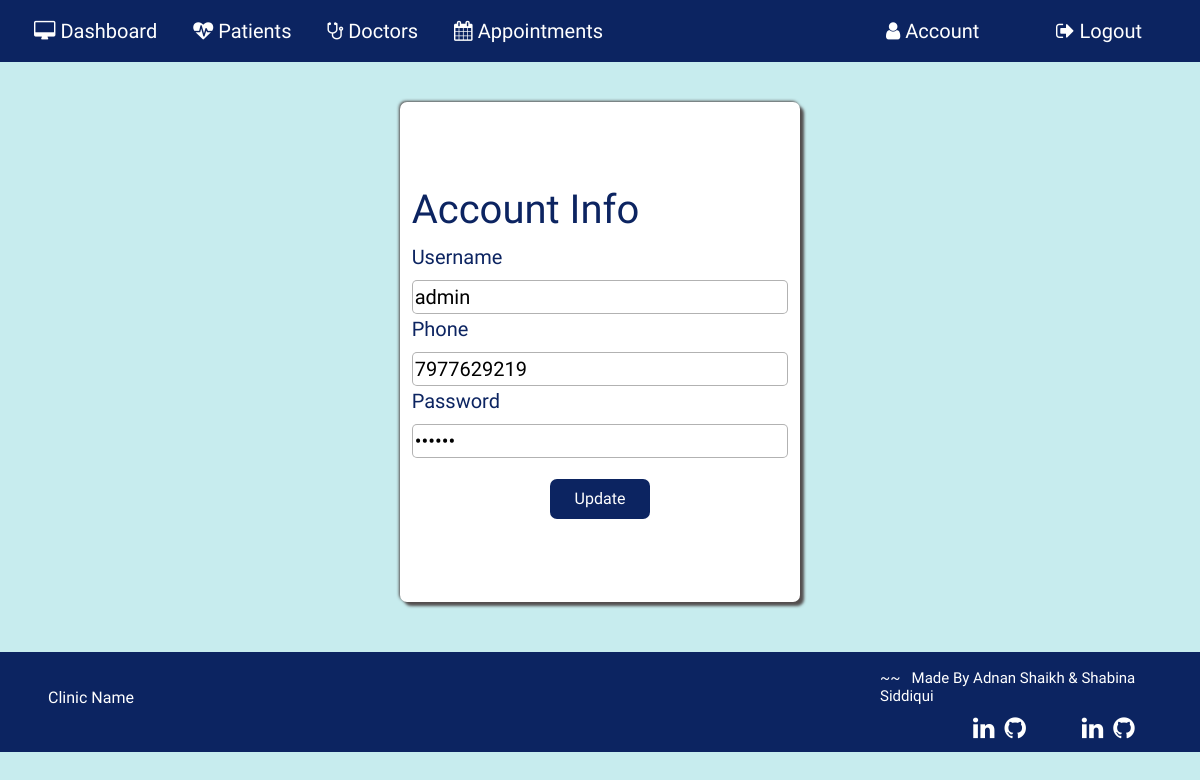
Page /editaccount/1 (signed in) on the earlier database version.
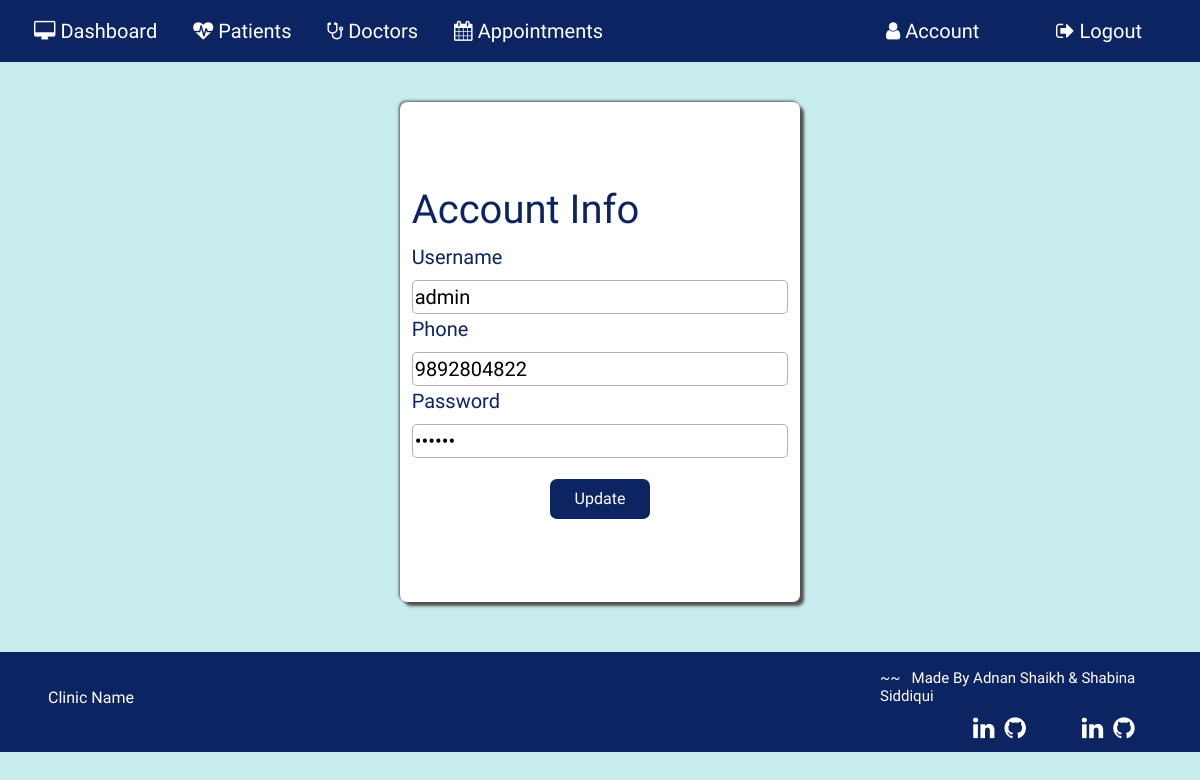
Same page on the later database version.
### application/routes.py (models this page shows, shortened)
class Userstore(db.Model):
  __tablename__ = 'Userstore'
  id = db.Column(db.Integer, primary_key=True)
  username = db.Column(db.String(20))
  phone=db.Column(db.String(20))
  password = db.Column(db.String(20))
  profileimage = db.Column(db.String(20), nullable=False, default='default.jpg')

### application/routes.py (the view, shortened to what this page needs)
@app.route('/editaccount/<id>', methods=['GET', 'POST'])
def editaccount(id):
  if 'username' in session:
    editaccount = Userstore.query.filter_by( id = id ).first()
    return render_template('updateaccount.html', editaccount = editaccount)
  else:
    return redirect(url_for('login'))

### application/templates/updateaccount.html (shortened to what this page needs)
{% extends 'layout.html' %} {% include "includes/nav.html" %} {% block content%}
<section id="account">
    <div class="account-body form-style mt-3">
        <form action="" method="POST">
            <h1>Account Info</h1>
            <div class="account-username">
                <label for="nusername" class="account-heading">Username</label>
                <input class="account-heading" name="nusername" value="{{editaccount.username}}"></h2>
            </div>
            <div account-phone>
                <label for="nphone" class="account-heading">Phone</label>
                <input class="account-heading" name="nphone" value="{{editaccount.phone}}">
            </div>
            <div account-password>
                <label for="npass" class="account-heading" >Password</label>
                <input type="password" name="npass" class="account-heading" value="{{editaccount.password}}">
            </div>
            <div class="update-btn mt-3">
                <button class="btn" type="submit">Update</button>
            </div>
        </form>
    </div>
    {% include "includes/footer.html" %}
</section>
{% endblock content %}

Differences in the rows shown:
changed Userstore "admin": nphone "7977629219" → "9892804822"
